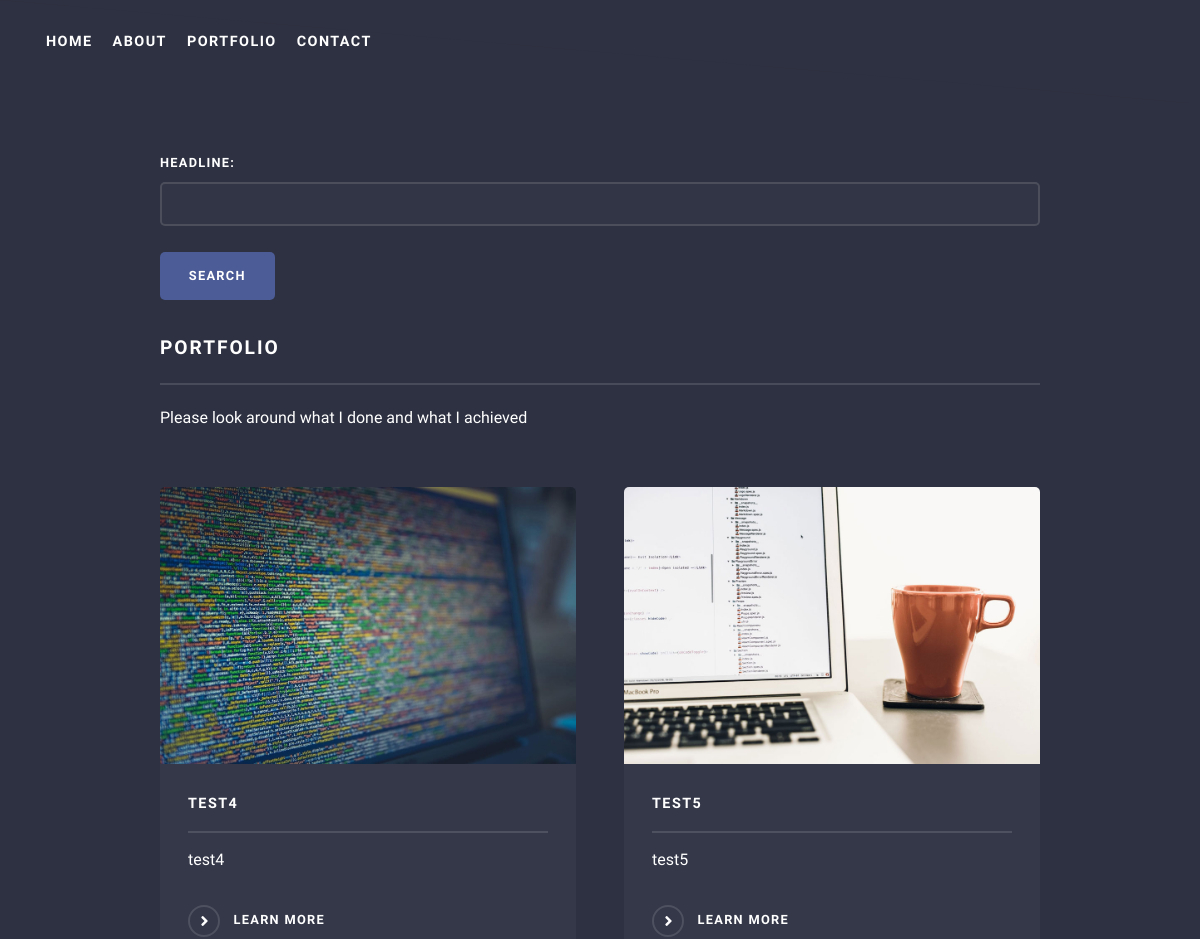
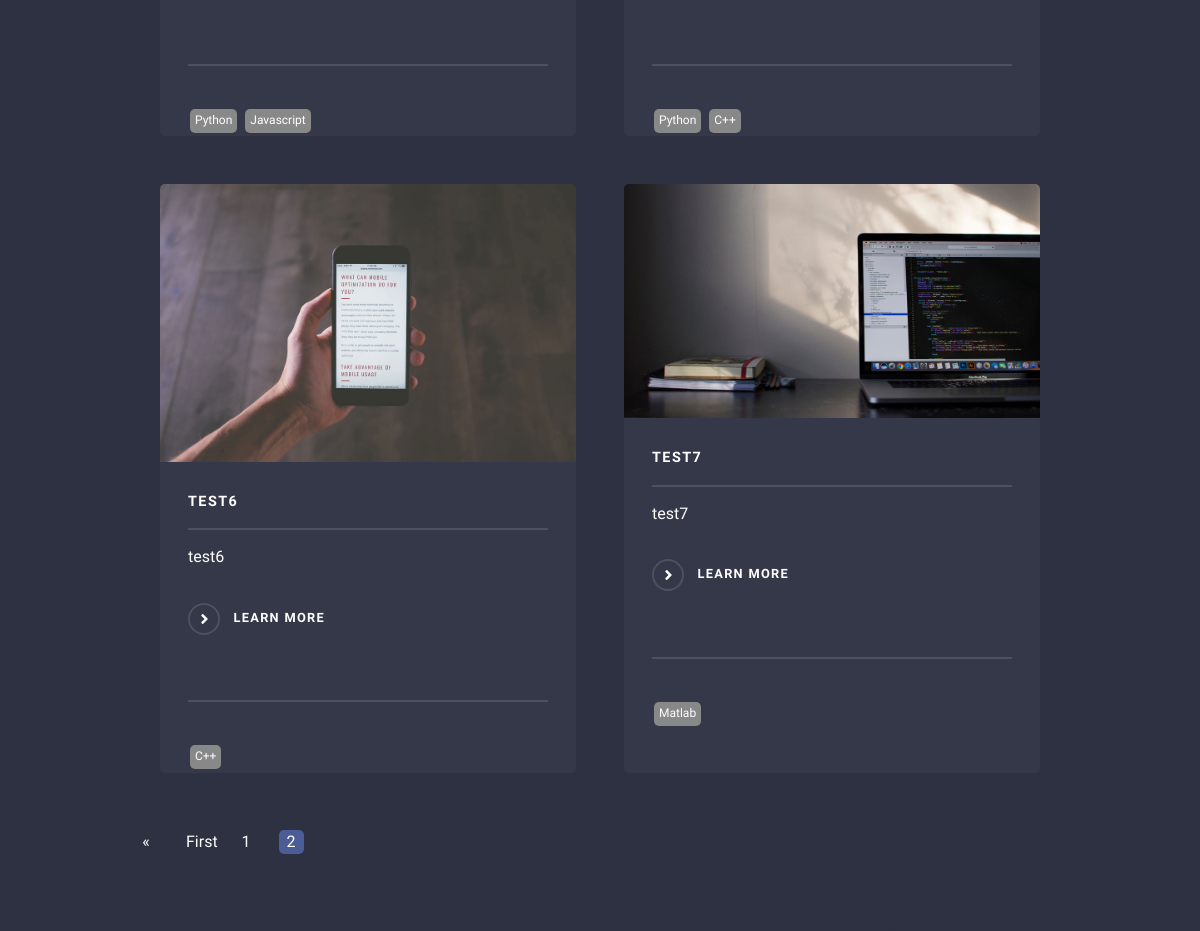
The app's page /posts/?page=3, older data (2 pictures, top to bottom).
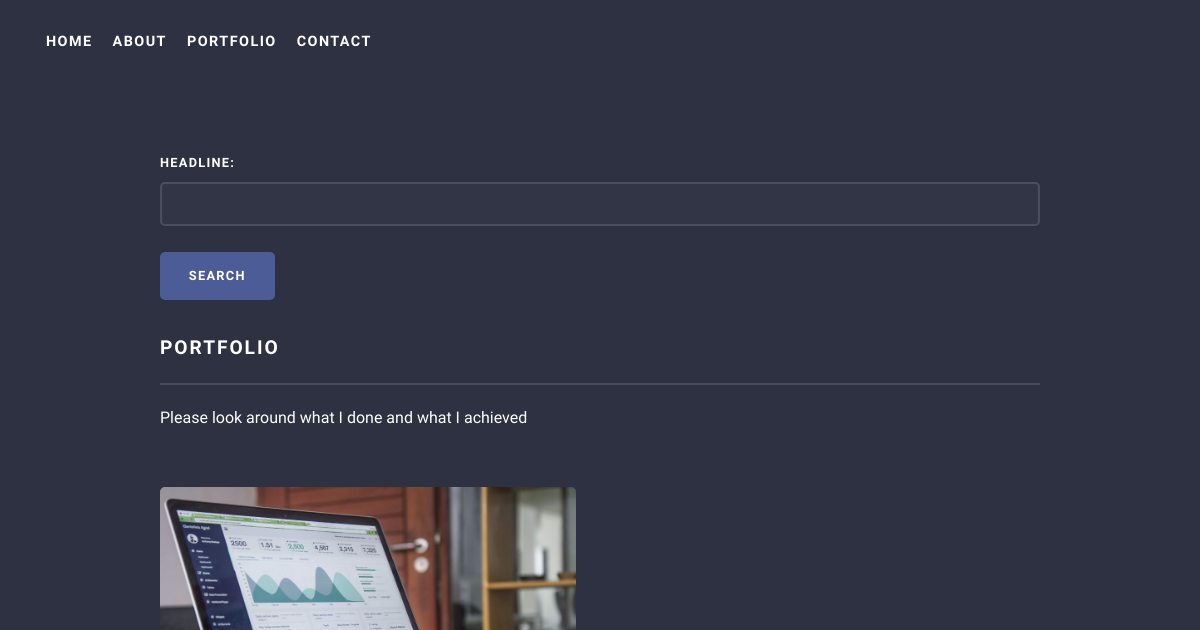
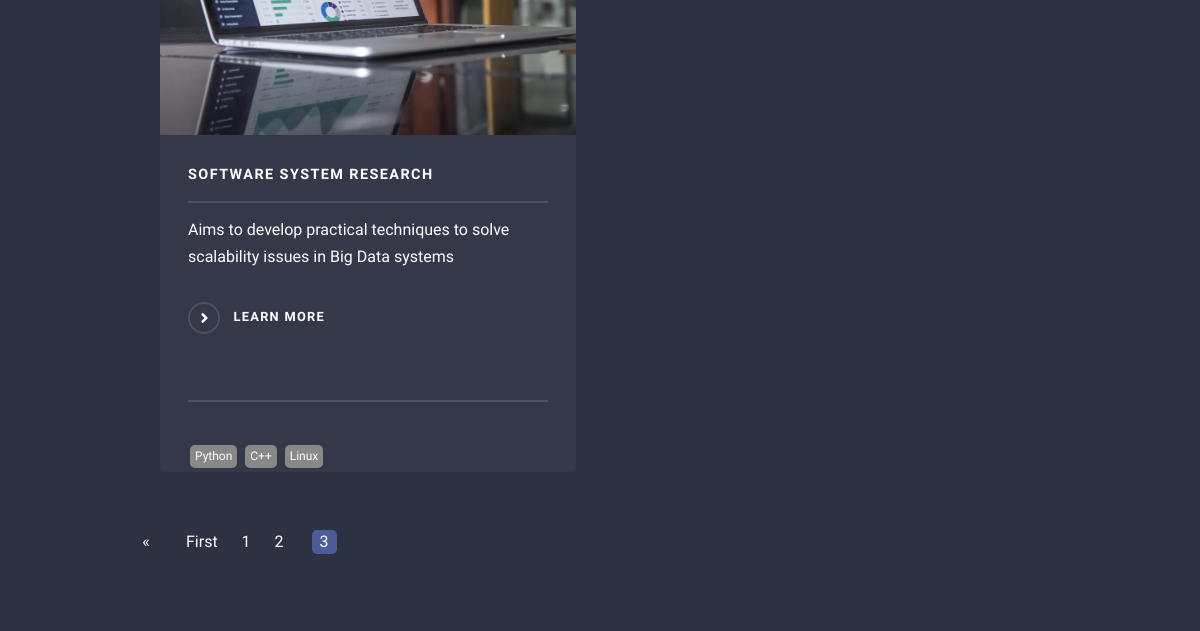
The same page, newer data (2 pictures, top to bottom).
### base/models.py (models this page shows, shortened)
class Post(models.Model):
    headline = models.CharField(max_length=200)
    sub_headline = models.CharField(max_length=200, null=True, blank=True)
    thumbnail = models.ImageField(null=True, blank=True, upload_to="images", default="placeholder.png")
    body = RichTextUploadingField(null=True, blank=True)
    created = models.DateTimeField(auto_now_add=True)
    active = models.BooleanField(default=False)
    featured = models.BooleanField(default=False)
    tags = models.ManyToManyField(Tag, null=True,)

class Tag(models.Model):
    name = models.CharField(max_length=200)
    def __str__(self):
        return self.name

### base/views.py (the view)
# urls.py: path('posts/', views.posts, name='posts'),
def posts(request):
    posts = Post.objects.filter(active=True)
    myFilter = PostFilter(request.GET, queryset=posts)
    posts = myFilter.qs
    page = request.GET.get('page')
    paginator = Paginator(posts, 4)
    try:
        posts = paginator.page(page)
    except PageNotAnInteger:
        posts = paginator.page(1)
    except EmptyPage:
        posts = paginator.page(paginator.num_pages)
    context = {'posts':posts, 'myFilter':myFilter}
    return render(request, 'base/posts.html', context)

### base/templates/base/posts.html (shortened to what this page needs)
{% extends 'base/main.html' %}
{% load static %}
{% block content %}
    <body class="is-preload">
        <div id="page-wrapper">
            <header id="header" class="alt">
                <div class="navbar">
                    <ul>
                        </li><h3><a href="{% url 'home' %}">Home </a></h3></li>
                        </li><h3><a href="{% url 'home' %}#one">About </a></h3></li>
                        </li><h3><a href="{% url 'home' %}#four">Portfolio </a></h3></li>
                        </li><h3><a href="{% url 'home' %}#footer">Contact</a></h3></li>
                    </ul>
                </div>
            </header>
<section id="four" class="wrapper alt style1">
    <div class="inner">
        <form id="searchForm" method='GET'>
            {{myFilter.form}}
            <br>
            <div style="text-align:left"><input class="button primary" type="submit" name="search" value = "search"></div>
        </form>
        <h2 class="major">PORTFOLIO</h2>
        <p>Please look around what I done and what I achieved</p>
        <section class="features">
            {% for post in posts %}
            <article>
                <a href="{% url 'post' post.id %}" class="image"><img src="{{post.thumbnail.url}}" alt="" /></a>
                <h3 class="major">{{ post.headline}}</h3>
                <p>{{post.sub_headline}}</p>
                <a href="{% url 'post' post.id %}" class="special">Learn more</a>
                <hr>
                {% for tag in post.tags.all %}
                    <span class="tag">{{tag}}</span>
                {% endfor %}
            </article>
            {% endfor %}
        </section>
        <div class="row" style="text-align:center">
            {% if posts.has_other_pages %}
                <ul class="pagination">
                    {% if posts.has_previous %}
                        <li class="page-item"><a data-page="{{posts.previous_page_number}}" href="?page={{posts.previous_page_number}}" class=page>&laquo</a></li>
                        <li class="page-item"><a data-page="1" href="?page=1" class=page>First</a></li>
                    {% endif %}
                    {% for i in posts.paginator.page_range %}
                        {% if posts.number == i %}
                            <li class="page-item"><a class="page active">{{i}}</a></li>
                        {% else %}
                            <li class="page-item"><a data-page="{{i}}" href="?page={{i}}" class=page>{{i}}</a></li>
                        {% endif %}
                    {% endfor %}
                </ul>
            {% endif %}
        </div>
    </div>
</section>
</div>
</body>
{% endblock content %}

Row changes from the older to the newer data that the page shows:
no longer on this page (row edited): Post: thumbnail (picture), headline "TEST4", sub_headline "test4", Tag (name "Python")
no longer on this page (row unchanged): Tag: name "Javascript", shown under "TEST4"
no longer on this page (row edited): Post: thumbnail (picture), headline "TEST5", sub_headline "test5", Tag (name "Python"), Tag (name "C++")
no longer on this page (row edited): Post: thumbnail (picture), headline "TEST6", sub_headline "test6", Tag (name "C++")
no longer on this page (row edited): Post: thumbnail (picture), headline "TEST7", sub_headline "test7"
no longer on this page (row unchanged): Tag: name "Matlab", shown under "TEST7"
added Post: thumbnail (picture), headline "SOFTWARE SYSTEM RESEARCH", sub_headline "Aims to develop practical techniques to solve scalability issues in Big Data systems", Tag (name "Python"), Tag (name "C++")
added Tag: name "Linux", shown under "SOFTWARE SYSTEM RESEARCH"
Text that changed along with them:
list line gone: "2"
new list line: "2"
new list line: "3"
